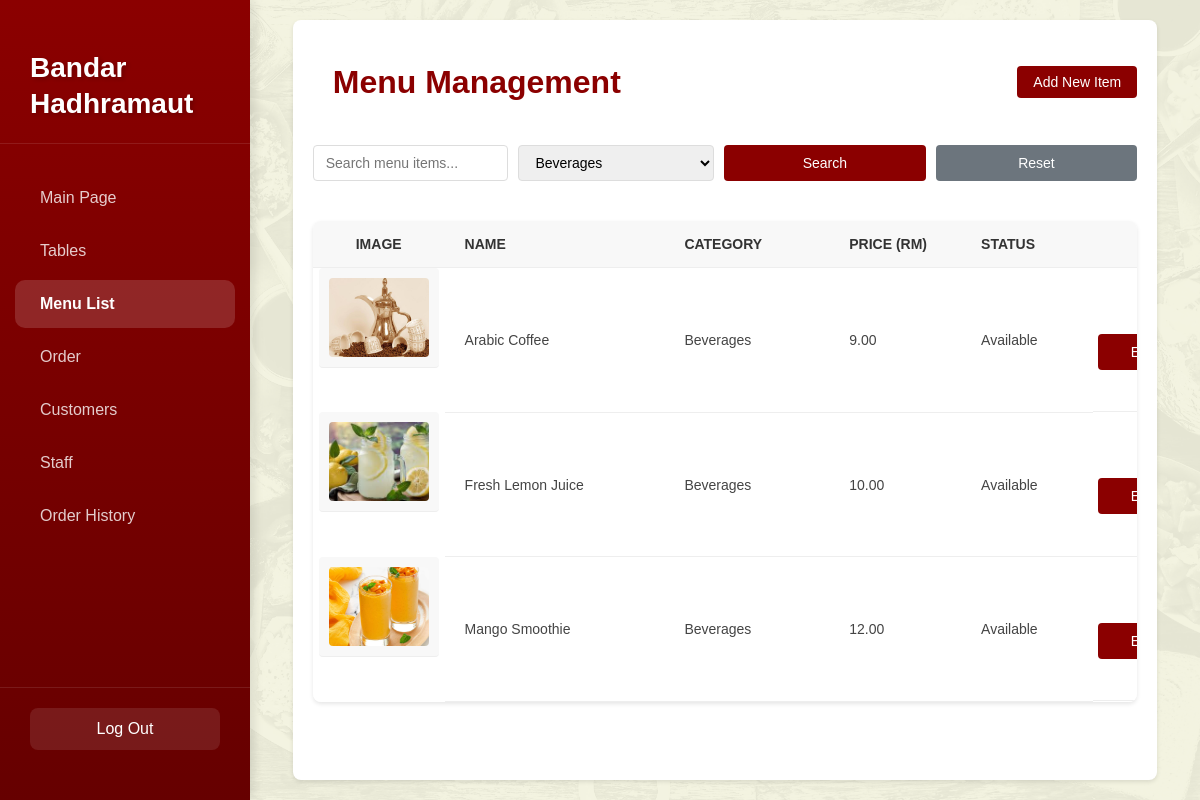
The page /menu/menu.php?category=3 (signed in) on the database its author committed.
### tables this page shows
CREATE TABLE `menu_item` (
  `item_id` int(11) NOT NULL,
  `name` varchar(100) NOT NULL,
  `category_id` int(11) NOT NULL,
  `price` decimal(10,2) NOT NULL,
  `image_path` varchar(255) DEFAULT NULL,
  `is_available` tinyint(1) DEFAULT 1,
  `created_at` timestamp NOT NULL DEFAULT current_timestamp(),
  `updated_at` timestamp NOT NULL DEFAULT current_timestamp() ON UPDATE current_timestamp()
);

CREATE TABLE `menu_category` (
  `category_id` int(11) NOT NULL,
  `category_name` varchar(50) NOT NULL
);

### menu/menu.php (the view, shortened to what this page needs)
<?php
try {
    $conn = new PDO('mysql:host=localhost;dbname=hadhramaut_restaurant', 'root', '');
    $conn->setAttribute(PDO::ATTR_ERRMODE, PDO::ERRMODE_EXCEPTION);
} catch (PDOException $e) {
    die('Database connection failed: ' . $e->getMessage());
}
$category_query = "SELECT * FROM menu_category ORDER BY category_name";
$category_stmt = $conn->query($category_query);
$categories = $category_stmt->fetchAll(PDO::FETCH_ASSOC);
$query = "SELECT m.*, c.category_name
          FROM menu_item m
          LEFT JOIN menu_category c ON m.category_id = c.category_id";
$where_clauses = [];
$params = [];
if (isset($_GET['category']) && !empty($_GET['category'])) {
    $where_clauses[] = "m.category_id = :category";
    $params[':category'] = $_GET['category'];
}
if (!empty($where_clauses)) {
    $query .= " WHERE " . implode(" AND ", $where_clauses);
}
$query .= " ORDER BY c.category_name, m.name";
$stmt = $conn->prepare($query);
$stmt->execute($params);
$result = $stmt->fetchAll(PDO::FETCH_ASSOC);
?>
<!DOCTYPE html>
<html lang="en">
<head>
    <link rel="stylesheet" href="../dashboard/dashboard.css?v=<?php echo time(); ?>">
    <link rel="stylesheet" href="menu.css?v=<?php echo time(); ?>">
</head>
<body>
    <div class="dashboard-container">
        <div class="sidebar">
            <div class="logo">
                <h2>Bandar<br>Hadhramaut</h2>
            </div>
            <nav class="nav-menu">
                <a href="../dashboard/">Main Page</a>
                <a href="../tables/">Tables</a>
                <a href="menu.php" class="active">Menu List</a>
                <a href="../orders/">Order</a>
                <a href="../customers/">Customers</a>
                <a href="../staff/">Staff</a>
                <a href="../order_history/history.php">Order History</a>
            </nav>
            <div class="logout-container">
                <a href="../includes/logout.php" class="logout-btn">Log Out</a>
            </div>
        </div>
        <div class="main-content">
            <div class="container">
                <div class="header">
                    <h1>Menu Management</h1>
                    <button class="add-btn" onclick="openAddPopup()">Add New Item</button>
                </div>
                <div class="controls">
                    <form method="GET" class="search-filter">
                        <input type="text" name="search" placeholder="Search menu items..."
                               value="<?php echo isset($_GET['search']) ? htmlspecialchars($_GET['search']) : ''; ?>">
                        <select name="category">
                            <?php foreach($categories as $category): ?>
                                <option value="<?php echo $category['category_id']; ?>"
                                        <?php echo (isset($_GET['category']) && $_GET['category'] == $category['category_id']) ? 'selected' : ''; ?>>
                                    <?php echo htmlspecialchars($category['category_name']); ?>
                                </option>
                            <?php endforeach; ?>
                        </select>
                        <button type="submit">Search</button>
                        <a href="menu.php" class="reset-btn">Reset</a>
                    </form>
                </div>
                <div class="menu-list">
                    <table>
                        <thead>
                            <tr>
                                <th>Image</th>
                                <th>Name</th>
                                <th>Category</th>
                                <th>Price (RM)</th>
                                <th>Status</th>
                                <th>Actions</th>
                            </tr>
                        </thead>
                        <tbody>
                            <?php if(count($result) > 0): ?>
                                <?php foreach($result as $item): ?>
                                    <tr class="<?php echo $item['is_available'] ? 'available' : 'unavailable'; ?>">
                                        <td class="item-image">
                                            <img src="<?php echo !empty($item['image_path']) ? '../' . $item['image_path'] : '../images/default-food.jpg'; ?>"
                                                 alt="<?php echo htmlspecialchars($item['name']); ?>">
                                        </td>
                                        <td><?php echo htmlspecialchars($item['name']); ?></td>
                                        <td><?php echo htmlspecialchars($item['category_name']); ?></td>
                                        <td class="price"><?php echo number_format($item['price'], 2); ?></td>
                                        <td class="status">
                                            <span class="status-badge">
                                                <?php echo $item['is_available'] ? 'Available' : 'Not Available'; ?>
                                            </span>
                                        </td>
                                        <td class="actions">
                                            <button onclick="editMenuItem(<?php echo $item['item_id']; ?>)" class="edit-btn btn-action">Edit</button>
                                        </td>
                                    </tr>
                                <?php endforeach; ?>
                            <?php else: ?>
                                <tr>
                                    <td colspan="6" class="no-items">No menu items found.</td>
                                </tr>
                            <?php endif; ?>
                        </tbody>
                    </table>
                </div>
            </div>
        </div>
    </div>
</body>
</html>

### dashboard/dashboard.css (style rules this page uses)
* { margin: 0; padding: 0; box-sizing: border-box; font-family: Arial, sans-serif; }
body { background-color: #FDF8F3; }
.dashboard-container { display: flex; min-height: 100vh; }
.sidebar { width: 250px; background: linear-gradient(to bottom, #8B0000, #660000); padding: 30px 0; display: flex; flex-direction: column; box-shadow: 4px 0 10px rgba(0, 0, 0, 0.1); position: fixed; top: 0; left: 0; height: 100vh; z-index: 100; transition: all 0.3s ease; }
.logo { padding: 20px 30px; margin-bottom: 30px; border-bottom: 1px solid rgba(255, 255, 255, 0.1); }
.logo h2 { color: white; font-size: 28px; line-height: 1.3; font-weight: 600; text-shadow: 2px 2px 4px rgba(0, 0, 0, 0.2); }
.nav-menu { flex-grow: 1; padding: 0 15px; }
.nav-menu a { display: block; padding: 15px 25px; color: rgba(255, 255, 255, 0.8); text-decoration: none; transition: all 0.3s ease; border-radius: 10px; margin-bottom: 5px; font-size: 16px; position: relative; overflow: hidden; }
.nav-menu a:before { content: ''; position: absolute; left: 0; top: 0; height: 100%; width: 0; background: rgba(255, 255, 255, 0.1); transition: width 0.3s ease; z-index: -1; }
.nav-menu a.active { background: rgba(255, 255, 255, 0.15); color: white; font-weight: 600; }
.logout-container { padding: 20px 30px; border-top: 1px solid rgba(255, 255, 255, 0.1); }
.logout-btn { display: block; padding: 12px 20px; background-color: rgba(255, 255, 255, 0.1); color: white; text-decoration: none; border-radius: 8px; text-align: center; transition: all 0.3s ease; font-weight: 500; }
.main-content { margin-left: 250px; width: calc(100% - 250px); min-height: 100vh; padding: 20px; background-image: url('../images/Page Background.png'); background-size: cover; background-position: center; background-repeat: no-repeat; position: fixed; top: 0; right: 0; bottom: 0; overflow-y: auto; display: flex; flex-direction: column; justify-content: center; align-items: center; }
.main-content h1 { color: #8B0000; font-size: 56px; text-align: center; margin-bottom: 60px; line-height: 1.4; max-width: 800px; padding: 0 20px; text-shadow: 2px 2px 4px rgba(255, 255, 255, 0.8); background-color: transparent; border-radius: 15px; padding: 20px; }

### rows shown on the page
menu_item: image_path (picture), name "Arabic Coffee", category.category_name "Beverages", price "9.00", is_available "Available"
menu_item: image_path (picture), name "Fresh Lemon Juice", category.category_name "Beverages", price "10.00", is_available "Available"
menu_item: image_path (picture), name "Mango Smoothie", category.category_name "Beverages", price "12.00", is_available "Available"

### other values the page prints
form field category "Beverages"
